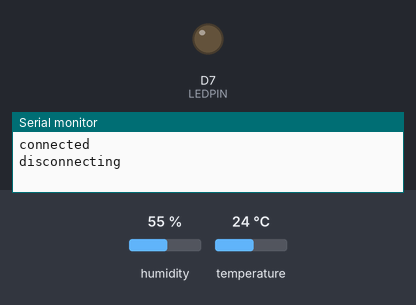
Bench run of a sketch on a simulated Particle Photon. Parts: output pins drawn as LEDs (lit = HIGH), the last lines printed to the serial monitor. The test bench sets the inputs (shaded band); at power-on: humidity 55 %, temperature 24 °C. The local clock reads 2024-03-15 10:24:30 at power-on unless the sketch sets it.

Above: at 30.1 s.
At 60.12 s:
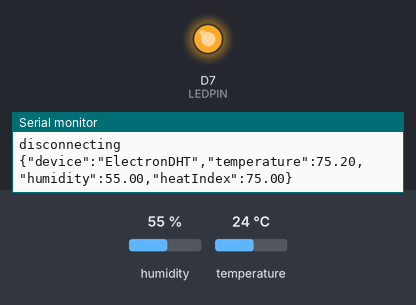
Timing chart, 0 to 78.3 s (numbered marks = the images above):
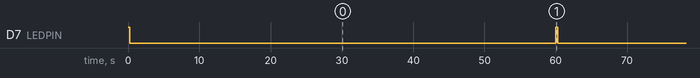

Measured:
- by itself, D7 (LEDPIN): alternates HIGH for 0.24 s and LOW for 59.7 s

The sketch:

particle_funnel.ino
```cpp
#include <Adafruit_Sensor.h>
#include <DHT.h>
#include "application.h"

// Set the SORACOM APN
STARTUP(cellular_credentials_set("soracom.io", "sora", "sora", NULL));
//
// Configuration
//
#define PARTICLE_KEEPALIVE 3000

// device name
#define DEVICE_NAME "ElectronDHT"

// sensor type: [DHT11, DHT22, DHT21, AM2301]
#define DHTTYPE DHT11

// which digital pin for the DHT
#define DHTPIN D3

// which digital pin for the Photon/Spark Core/Electron LED
#define LEDPIN D7

// whether to use Farenheit instead of Celsius
#define USE_FARENHEIT 1

// min/max values (sanity checks)
#define MIN_TEMPERATURE -30
#define MAX_TEMPERATURE 120

#define MIN_HUMIDITY 0
#define MAX_HUMIDITY 100

// sensor sending interval (seconds)
#define SEND_INTERVAL 60

// Particle event
#define PARTICLE_EVENT 1
#define PARTICLE_EVENT_NAME "electron-dht-logger-log"

//TCP Client Instantiation
TCPClient client;

DHT dht(DHTPIN, DHTTYPE);

float humidity;
float temperature;
float heatIndex;

char humidityString[10];
char temperatureString[10];
char heatIndexString[10];

int failed = 0;

// last time since we sent sensor readings
int lastUpdate = 0;

// for HTTP POST and Particle.publish payloads
char payload[1024];

/**
 * Setup
 */
void setup() {
    /** strip.begin();
    strip.setBrightness(70);
    strip.show();**/
    Serial.begin(9600);
    pinMode(LEDPIN, OUTPUT);
    digitalWrite(LEDPIN, HIGH);

    // configure Particle variables - float isn't accepted, so we have to use string versions
    Particle.variable("temperature", &temperatureString[0], STRING);
    Particle.variable("humidity", &humidityString[0], STRING);
    Particle.variable("heatIndex", &heatIndexString[0], STRING);
    Particle.variable("status", &failed, INT);

    // start the DHT sensor
    dht.begin();

#if PARTICLE_EVENT
    // startup event
    sprintf(payload,
            "{\"device\":\"%s\",\"state\":\"starting\"}",
            DEVICE_NAME);

    Spark.publish(PARTICLE_EVENT_NAME, payload, 60, PRIVATE);
#endif

    // run the first measurement
    loop();
}

/**
 * Event loop
 */
void loop() {
    int now = Time.now();

    // only run every SEND_INTERVAL seconds
    if (now - lastUpdate < SEND_INTERVAL) {
        return;
    }

    // turn on LED when updating
    digitalWrite(LEDPIN, HIGH);

    lastUpdate = now;

    failed = 0;

    // read humidity and temperature values
    humidity = dht.readHumidity();
    temperature = dht.readTemperature(USE_FARENHEIT);

    if (isnan(temperature)
        || isnan(humidity)
        || temperature > MAX_TEMPERATURE
        || temperature < MIN_TEMPERATURE
        || humidity > MAX_HUMIDITY
        || humidity < MIN_HUMIDITY) {
        // if any sensor failed, bail on updates
        Serial.println("sensor failed.");
#if PARTICLE_EVENT
        // report to particle
        Spark.publish(PARTICLE_EVENT_NAME, "sensor failed.", 60, PRIVATE);
#endif

        failed = 1;
    } else {
        failed = 0;

        // calculate the heat index
        heatIndex = dht.computeHeatIndex(temperature, humidity, USE_FARENHEIT);

        // convert floats to strings for Particle variables
        sprintf(temperatureString, "%.2f", temperature);
        sprintf(humidityString, "%.2f", humidity);
        sprintf(heatIndexString, "%.2f", heatIndex);


        sprintf(payload,
            "{\"device\":\"%s\",\"temperature\":%.2f,\"humidity\":%.2f,\"heatIndex\":%.2f}",
            DEVICE_NAME,
            temperature,
            humidity,
            heatIndex);

        Serial.println(payload);
        Particle.publish("sending to funnel", payload);
        if (client.connect("funnel.soracom.io", 23080))
        {
          Serial.println("connected");
        }
        else
        {
          Serial.println("connection failed");
        }
        client.write(payload);
        digitalWrite(LEDPIN, LOW);
        Serial.println("disconnecting");
        client.stop();
    }
}
```
